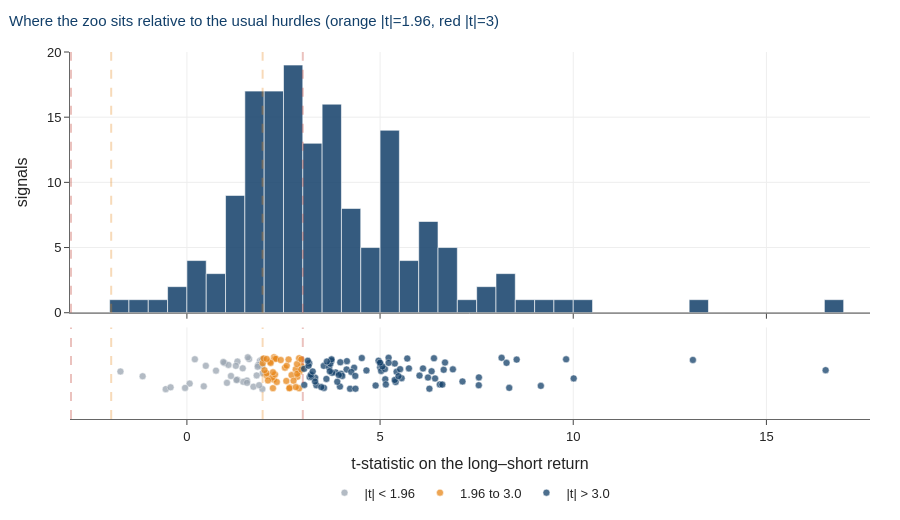

Notebook source saved alongside this figure:
### Code cell
# The histogram carries the shape; the strip beneath carries the identity, so
# every signal can be named on hover. On the simulated zoo the points are
# coloured by whether they are genuinely non-zero.
plot_signal_distribution(
    stats, truth=TRUTH,
    title="Where the zoo sits relative to the usual hurdles "
          "(orange |t|=1.96, red |t|=3)")

### Figure 1 — Plotly figure (JSON) as saved in the notebook; plotly's stock layout.template omitted (floating-point values rounded to 4 significant figures; data arrays with more than 128 entries replaced by an {"elided": "..."} marker saying what was removed)
{"data": [{"hovertemplate": "t between %{x}<br>%{y} signals<extra></extra>", "marker": {"color": "#123F69"}, "nbinsx": 45, "opacity": 0.85, "showlegend": false, "type": "histogram", "x": {"elided": "158 float values"}, "xaxis": "x", "yaxis": "y"}, {"customdata": {"elided": "36x5 mixed values"}, "hovertemplate": "<b>%{customdata[0]}</b><br>t-stat  %{x:.2f}<br>sharpe  %{customdata[1]:.3f}<br>mean    %{customdata[2]:.4f}<br>vol     %{customdata[3]:.4f}<br>n_obs   %{customdata[4]:.0f}<extra></extra>", "marker": {"color": "#9AA5B1", "line": {"color": "white", "width": 0.5}, "opacity": 0.75, "size": 7}, "mode": "markers", "name": "|t| < 1.96", "type": "scatter", "x": [1.554, 0.206, 0.9735, -0.548, 0.4894, 0.07057, 1.308, 1.891, -0.4226, 1.458, -1.146, 1.036, 0.4365, 0.7533, 1.306, 1.557, 1.611, 1.954, 1.576, 1.845, 1.959, 1.266, -0.04758, 1.948, 1.075, 1.951, 1.805, 1.282, 1.141, -1.72, 0.9423, 1.953, 1.723, 1.445, 1.831, 1.87], "xaxis": "x2", "y": [-0.1611, 0.3046, 0.2211, -0.3481, 0.1608, -0.227, 0.2542, 0.2732, -0.309, -0.1886, -0.06681, -0.211, -0.2865, 0.05623, -0.1409, -0.2103, 0.3095, 0.299, 0.3466, 0.1804, -0.001804, 0.1603, -0.3216, 0.1535, 0.1806, 0.3004, -0.04879, -0.1481, -0.06097, 0.03683, 0.2438, -0.343, -0.295, 0.1068, 0.1419, -0.2612], "yaxis": "y2"}, {"customdata": {"elided": "38x5 mixed values"}, "hovertemplate": "<b>%{customdata[0]}</b><br>t-stat  %{x:.2f}<br>sharpe  %{customdata[1]:.3f}<br>mean    %{customdata[2]:.4f}<br>vol     %{customdata[3]:.4f}<br>n_obs   %{customdata[4]:.0f}<extra></extra>", "marker": {"color": "#E8871A", "line": {"color": "white", "width": 0.5}, "opacity": 0.75, "size": 7}, "mode": "markers", "name": "1.96 to 3.0", "type": "scatter", "x": [2.153, 2.227, 2.916, 2.245, 2.071, 2.903, 2.254, 2.859, 2.966, 2.327, 2.817, 2.665, 2.539, 2.211, 2.709, 2.273, 2.062, 2.306, 2.28, 2.228, 2.85, 2.584, 2.631, 2.904, 2.854, 2.759, 2.963, 2.96, 2.651, 2.82, 2.574, 1.962, 2.169, 1.986, 2.009, 2.429, 2.097, 2.064], "xaxis": "x2", "y": [0.2502, -0.3265, 0.02902, -0.1402, -0.05412, -0.3302, 0.348, -0.07776, 0.155, -0.191, 0.08623, -0.3136, 0.1204, -0.09442, -0.04174, 0.3182, -7.293e-05, 0.3143, -0.02797, 0.02052, 0.2, 0.1641, 0.2992, 0.3275, -0.01401, -0.1637, 0.3017, 0.08006, -0.3301, -0.3037, -0.1688, 0.2168, 0.2227, 0.3214, 0.06575, 0.287, -0.1583, 0.3107], "yaxis": "y2"}, {"customdata": {"elided": "84x5 mixed values"}, "hovertemplate": "<b>%{customdata[0]}</b><br>t-stat  %{x:.2f}<br>sharpe  %{customdata[1]:.3f}<br>mean    %{customdata[2]:.4f}<br>vol     %{customdata[3]:.4f}<br>n_obs   %{customdata[4]:.0f}<extra></extra>", "marker": {"color": "#123F69", "line": {"color": "white", "width": 0.5}, "opacity": 0.75, "size": 7}, "mode": "markers", "name": "|t| > 3.0", "type": "scatter", "x": [3.033, 3.548, 6.277, 3.167, 13.1, 6.647, 3.543, 5.427, 3.352, 4.328, 6.111, 4.134, 3.177, 8.146, 3.681, 5.747, 5.003, 3.038, 3.852, 5.134, 3.989, 3.741, 9.816, 3.32, 5.028, 3.611, 16.53, 10.01, 3.222, 3.961, 6.681, 5.007, 3.317, 4.142, 6.424, 6.546, 3.207, 3.714, 9.161, 5.126, 6.021, 6.885, 4.022, 5.062, 3.743, 4.885, 4.223, 3.624, 5.221, 5.704, 5.149, 4.527, 4.961, 8.273, 3.892, 5.381, 8.536, 4.255, 3.933, 3.149, 4.363, 3.758, 3.97, 3.479, 5.558, 6.395, 3.7, 7.133, 3.13, 5.404, 7.555, 5.379, 4.648, 3.257, 6.333, 5.518, 7.558, 6.612, 5.477, 8.343, 5.221, 4.359, 4.999, 6.24], "xaxis": "x2", "y": [0.09587, -0.3213, -0.3384, 0.2193, 0.2889, 0.07465, 0.1606, 0.03054, -0.263, 0.1194, 0.103, 0.08077, -0.08143, 0.3366, 0.1299, 0.1053, 0.1319, -0.2554, 0.01775, -0.1328, -0.009915, 0.2726, 0.3038, -0.09954, 0.05007, -0.1247, 0.06601, -0.1135, -0.07587, -0.2912, 0.2329, 0.201, -0.1824, 0.2635, -0.1147, -0.2448, -0.03476, 0.2074, -0.2762, 0.09038, -0.05234, 0.08415, -0.05974, 0.1478, 0.3024, -0.2695, -0.3397, 0.2545, 0.3368, 0.32, -0.2459, 0.3308, 0.273, 0.2257, -0.1873, 0.2113, 0.2965, 0.02725, -0.04007, 0.1624, -0.3388, 0.008931, 0.2389, -0.3033, -0.109, 0.3262, 0.04356, -0.1808, 0.2717, -0.1919, -0.2628, -0.1482, 0.06029, 0.03786, 0.04233, 0.08855, -0.09142, -0.2482, -0.06544, -0.3199, 0.2259, -0.05923, 0.2309, -0.09447], "yaxis": "y2"}], "layout": {"font": {"family": "Helvetica, Arial, sans-serif", "size": 13}, "height": 520, "legend": {"orientation": "h", "x": 0.5, "xanchor": "center", "y": -0.16}, "margin": {"b": 60, "l": 70, "r": 30, "t": 52}, "shapes": [{"line": {"color": "#E8871A", "dash": "dash", "width": 2}, "type": "line", "x0": -1.96, "x1": -1.96, "xref": "x", "y0": 0, "y1": 1, "yref": "y domain"}, {"line": {"color": "#E8871A", "dash": "dash", "width": 2}, "type": "line", "x0": -1.96, "x1": -1.96, "xref": "x2", "y0": 0, "y1": 1, "yref": "y2 domain"}, {"line": {"color": "#E8871A", "dash": "dash", "width": 2}, "type": "line", "x0": 1.96, "x1": 1.96, "xref": "x", "y0": 0, "y1": 1, "yref": "y domain"}, {"line": {"color": "#E8871A", "dash": "dash", "width": 2}, "type": "line", "x0": 1.96, "x1": 1.96, "xref": "x2", "y0": 0, "y1": 1, "yref": "y2 domain"}, {"line": {"color": "#C0392B", "dash": "dash", "width": 2}, "type": "line", "x0": -3, "x1": -3, "xref": "x", "y0": 0, "y1": 1, "yref": "y domain"}, {"line": {"color": "#C0392B", "dash": "dash", "width": 2}, "type": "line", "x0": -3, "x1": -3, "xref": "x2", "y0": 0, "y1": 1, "yref": "y2 domain"}, {"line": {"color": "#C0392B", "dash": "dash", "width": 2}, "type": "line", "x0": 3, "x1": 3, "xref": "x", "y0": 0, "y1": 1, "yref": "y domain"}, {"line": {"color": "#C0392B", "dash": "dash", "width": 2}, "type": "line", "x0": 3, "x1": 3, "xref": "x2", "y0": 0, "y1": 1, "yref": "y2 domain"}], "title": {"font": {"color": "#123F69", "size": 15}, "text": "Where the zoo sits relative to the usual hurdles (orange |t|=1.96, red |t|=3)", "x": 0.01, "xanchor": "left"}, "xaxis": {"anchor": "y", "domain": [0, 1], "gridcolor": "#EEEEEE", "linecolor": "#666666", "matches": "x2", "showgrid": true, "showticklabels": false, "ticks": "outside", "zeroline": false}, "xaxis2": {"anchor": "y2", "domain": [0, 1], "gridcolor": "#EEEEEE", "linecolor": "#666666", "showgrid": true, "ticks": "outside", "title": {"text": "t-statistic on the long–short return"}, "zeroline": false}, "yaxis": {"anchor": "x", "domain": [0.2896, 1.0], "gridcolor": "#EEEEEE", "linecolor": "#666666", "showgrid": true, "ticks": "outside", "title": {"text": "signals"}, "zeroline": true, "zerolinecolor": "#BBBBBB"}, "yaxis2": {"anchor": "x2", "domain": [0, 0.2496], "gridcolor": "#EEEEEE", "linecolor": "#666666", "range": [-1, 1], "showgrid": true, "ticks": "outside", "visible": false, "zeroline": true, "zerolinecolor": "#BBBBBB"}}}
